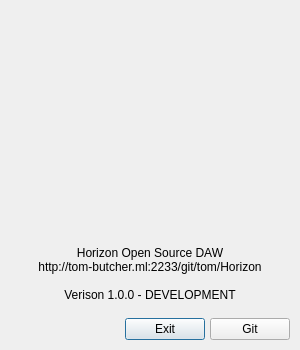
<?xml version="1.0" encoding="UTF-8"?>
<ui version="4.0">
 <class>AboutDialog</class>
 <widget class="QDialog" name="AboutDialog">
  <property name="geometry">
   <rect>
    <x>0</x>
    <y>0</y>
    <width>300</width>
    <height>350</height>
   </rect>
  </property>
  <property name="sizePolicy">
   <sizepolicy hsizetype="Fixed" vsizetype="Fixed">
    <horstretch>0</horstretch>
    <verstretch>0</verstretch>
   </sizepolicy>
  </property>
  <property name="minimumSize">
   <size>
    <width>300</width>
    <height>350</height>
   </size>
  </property>
  <property name="maximumSize">
   <size>
    <width>300</width>
    <height>350</height>
   </size>
  </property>
  <property name="windowTitle">
   <string>Horizon</string>
  </property>
  <layout class="QHBoxLayout" name="horizontalLayout">
   <property name="spacing">
    <number>5</number>
   </property>
   <property name="leftMargin">
    <number>5</number>
   </property>
   <property name="topMargin">
    <number>5</number>
   </property>
   <property name="rightMargin">
    <number>5</number>
   </property>
   <property name="bottomMargin">
    <number>5</number>
   </property>
   <item>
    <widget class="QWidget" name="container" native="true">
     <layout class="QVBoxLayout" name="verticalLayout">
      <property name="spacing">
       <number>5</number>
      </property>
      <property name="leftMargin">
       <number>5</number>
      </property>
      <property name="topMargin">
       <number>5</number>
      </property>
      <property name="rightMargin">
       <number>5</number>
      </property>
      <property name="bottomMargin">
       <number>5</number>
      </property>
      <item>
       <widget class="QWidget" name="imageContainer" native="true">
        <property name="sizePolicy">
         <sizepolicy hsizetype="Expanding" vsizetype="Expanding">
          <horstretch>0</horstretch>
          <verstretch>0</verstretch>
         </sizepolicy>
        </property>
        <property name="maximumSize">
         <size>
          <width>16777215</width>
          <height>220</height>
         </size>
        </property>
        <property name="styleSheet">
         <string notr="true"/>
        </property>
       </widget>
      </item>
      <item>
       <widget class="QLabel" name="label">
        <property name="text">
         <string>Horizon Open Source DAW
http://tom-butcher.ml:2233/git/tom/Horizon

Verison 1.0.0 - DEVELOPMENT</string>
        </property>
        <property name="alignment">
         <set>Qt::AlignCenter</set>
        </property>
       </widget>
      </item>
      <item>
       <layout class="QHBoxLayout" name="horizontalLayout_2">
        <property name="spacing">
         <number>5</number>
        </property>
        <item>
         <spacer name="horizontalSpacer">
          <property name="orientation">
           <enum>Qt::Horizontal</enum>
          </property>
          <property name="sizeHint" stdset="0">
           <size>
            <width>40</width>
            <height>20</height>
           </size>
          </property>
         </spacer>
        </item>
        <item>
         <widget class="QPushButton" name="pushButton_2">
          <property name="text">
           <string>Exit</string>
          </property>
         </widget>
        </item>
        <item>
         <widget class="QPushButton" name="pushButton">
          <property name="text">
           <string>Git</string>
          </property>
         </widget>
        </item>
       </layout>
      </item>
     </layout>
    </widget>
   </item>
  </layout>
 </widget>
 <resources/>
 <connections/>
</ui>
